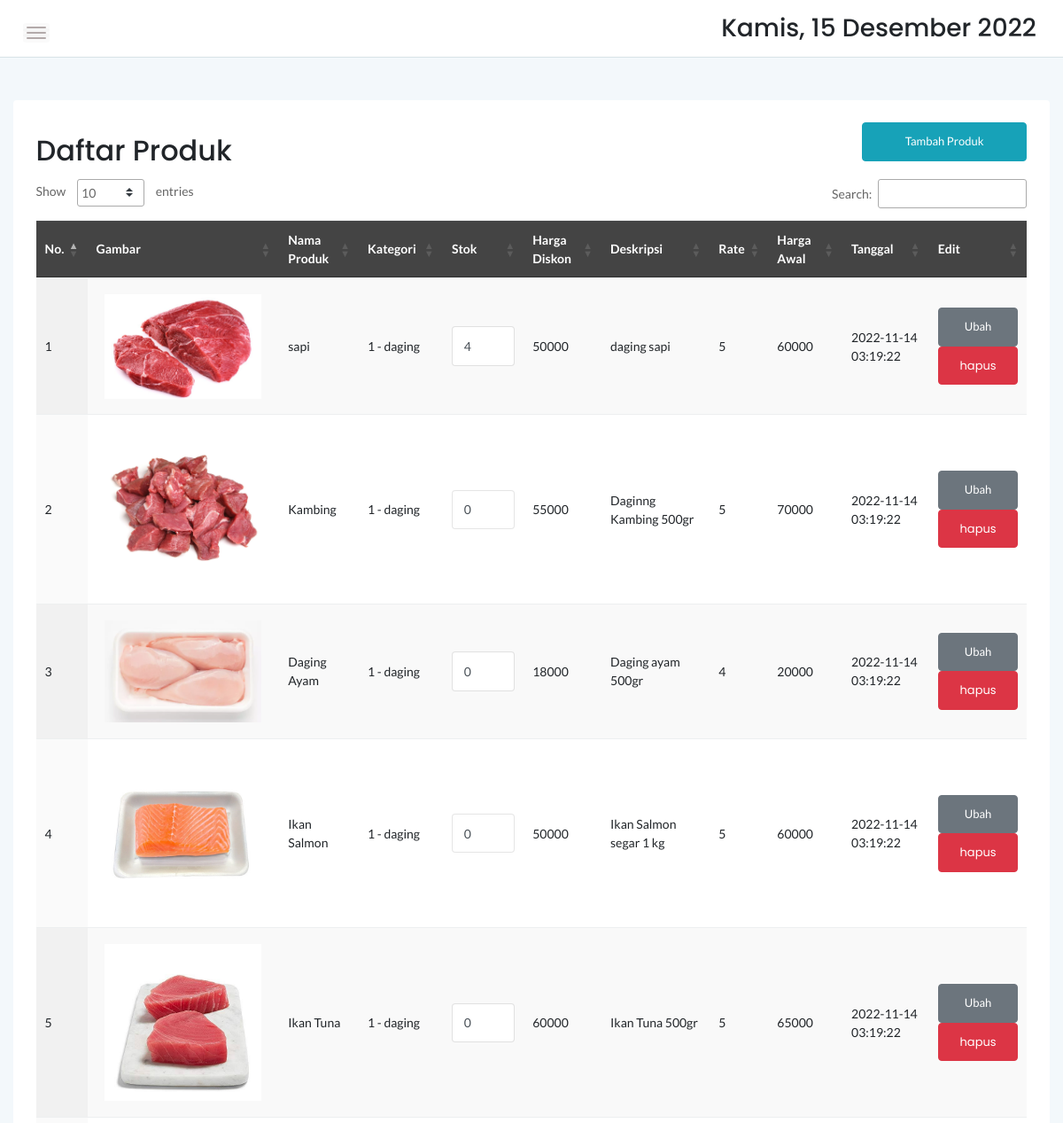
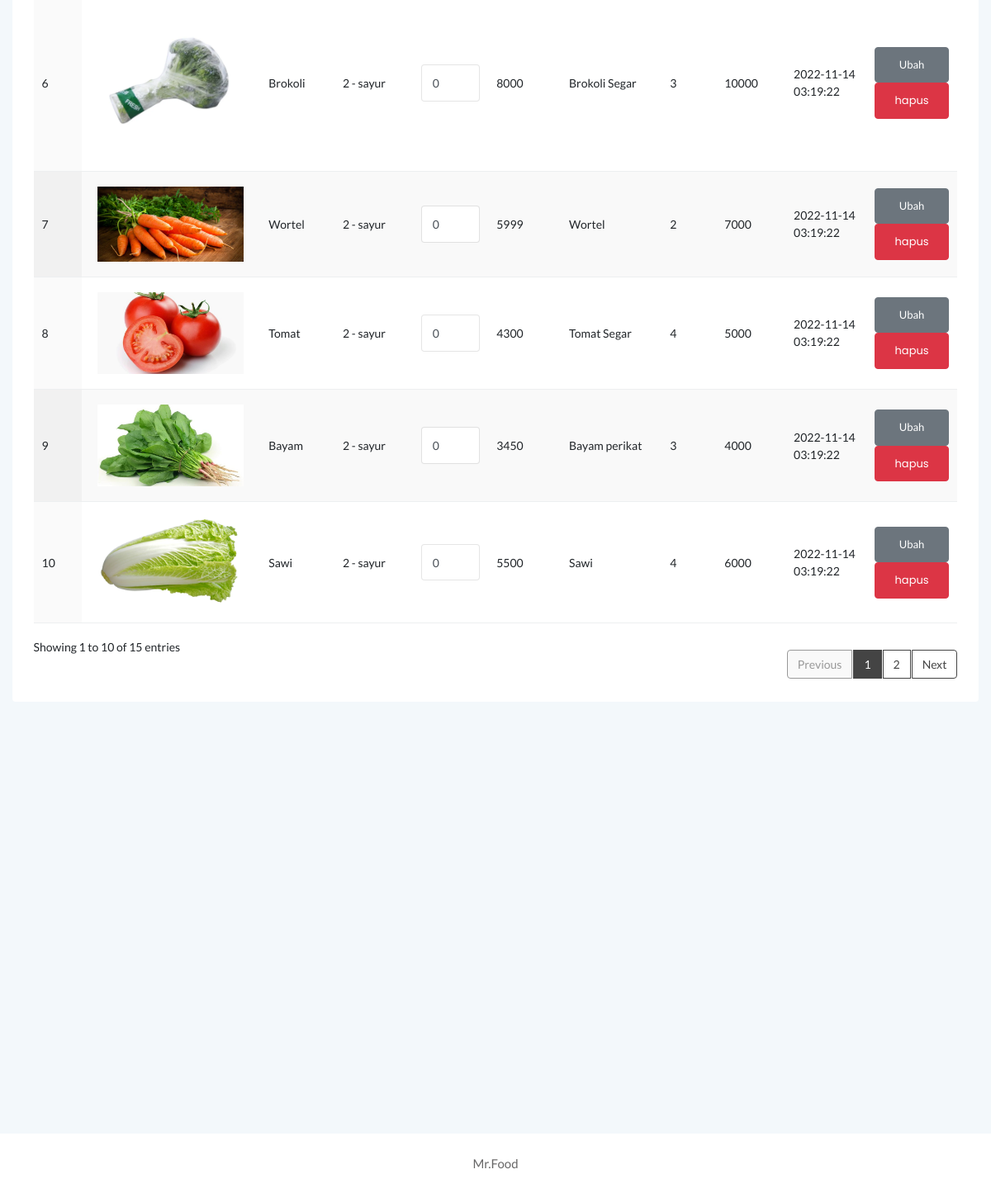
The app's page /admin/produk.php with its own data (2 pictures, top to bottom).
### tables this page shows
CREATE TABLE `produk` (
  `idproduk` int(11) NOT NULL,
  `idkategori` int(11) NOT NULL,
  `namaproduk` varchar(30) NOT NULL,
  `gambar` varchar(100) NOT NULL,
  `deskripsi` varchar(200) NOT NULL,
  `rate` int(11) NOT NULL,
  `hargabefore` int(11) NOT NULL,
  `hargaafter` int(11) NOT NULL,
  `tgldibuat` timestamp NOT NULL DEFAULT current_timestamp(),
  `stok` int(11) NOT NULL
);

CREATE TABLE `kategori` (
  `idkategori` int(11) NOT NULL,
  `namakategori` varchar(20) NOT NULL,
  `tgldibuat` timestamp NOT NULL DEFAULT current_timestamp()
);

### admin/produk.php (the view, shortened to what this page needs)
<?php
	include '../dbconnect.php';
	?>
<!doctype html>
<html class="no-js" lang="en">
<head>
    <link rel="stylesheet" href="assets/css/bootstrap.min.css">
    <link rel="stylesheet" href="assets/css/font-awesome.min.css">
    <link rel="stylesheet" href="assets/css/themify-icons.css">
    <link rel="stylesheet" href="assets/css/metisMenu.css">
    <link rel="stylesheet" href="assets/css/owl.carousel.min.css">
    <link rel="stylesheet" href="assets/css/slicknav.min.css">
    <link rel="stylesheet" href="https://www.amcharts.com/lib/3/plugins/export/export.css" type="text/css" media="all" />
	<link rel="stylesheet" type="text/css" href="https://cdn.datatables.net/1.10.20/css/jquery.dataTables.min.css">
    <link rel="stylesheet" type="text/css" href="https://cdn.datatables.net/1.10.20/css/jquery.dataTables.css">
    <link rel="stylesheet" type="text/css" href="https://cdn.datatables.net/1.10.20/css/dataTables.bootstrap4.min.css">
    <link rel="stylesheet" type="text/css" href="https://cdn.datatables.net/responsive/2.2.3/css/responsive.bootstrap.min.css">
    <link rel="stylesheet" type="text/css" href="https://cdn.datatables.net/responsive/2.2.3/css/responsive.jqueryui.min.css">
	<link rel="stylesheet" type="text/css" href="https://cdn.datatables.net/buttons/1.5.2/css/buttons.dataTables.min.css">
    <link rel="stylesheet" href="assets/css/typography.css">
    <link rel="stylesheet" href="assets/css/default-css.css">
    <link rel="stylesheet" href="assets/css/styles.css">
    <link rel="stylesheet" href="assets/css/responsive.css">
</head>
<body>
    <div class="page-container">
        <div class="main-content">
            <div class="header-area">
                <div class="row align-items-center">
                    <div class="col-md-6 col-sm-8 clearfix">
                        <div class="nav-btn pull-left">
                            <span></span>
                            <span></span>
                            <span></span>
                        </div>
                    </div>
                    <div class="col-md-6 col-sm-4 clearfix">
                        <ul class="notification-area pull-right">
                            <li><h3><div class="date">
						</b></div></h3>
						</li>
                        </ul>
                    </div>
                </div>
            </div>
            <div class="main-content-inner">
                <div class="row mt-5 mb-5">
                    <div class="col-12">
                        <div class="card">
                            <div class="card-body">
                                <div class="d-sm-flex justify-content-between align-items-center">
									<h2>Daftar Produk</h2>
									<button style="margin-bottom:20px" data-toggle="modal" data-target="#myModal" class="btn btn-info col-md-2">Tambah Produk</button>
                                </div>
                                    <div class="data-tables datatable-dark">
										 <table id="dataTable3" class="display" style="width:100%"><thead class="thead-dark">
											<tr>
												<th>No.</th>
												<th>Gambar</th>
												<th>Nama Produk</th>
												<th>Kategori</th>
												<th>Stok</th>
												<th>Harga Diskon</th>
												<th>Deskripsi</th>
												<th>Rate</th>
												<th>Harga Awal</th>
												<th>Tanggal</th>
												<th>Edit</th>
											</tr></thead><tbody>
											<?php
											$brgs=mysqli_query($conn,"SELECT * from kategori k, produk p where k.idkategori=p.idkategori order by idproduk ASC");
											$no=1;
											while($p=mysqli_fetch_assoc($brgs)){
												?>
												<tr>
													<td><?php echo $no++ ?></td>
													<td><img src="../<?php echo $p['gambar'] ?>" style="padding:5%"\></td>
													<td><?php echo $p['namaproduk'] ?></td>
													<td><?php echo $p['namakategori'] ?></td>
													<td><div class="quantity">
															<div class="quantity-select">
																<input type="number" name="jumlah" class="form-control" height="100px" value="<?php echo $p['stok'] ?>" max="5"\>
															</div>
														</div>
													</td>
													<td><?php echo $p['hargaafter'] ?></td>
													<td><?php echo $p['deskripsi'] ?></td>
													<td><?php echo $p['rate'] ?></td>
													<td><?php echo $p['hargabefore'] ?></td>
													<td><?php echo $p['tgldibuat'] ?></td>
													<td class="invert">
							<div class="rem">
								<input type="submit" name="ubah" value="Ubah" class="btn btn-secondary col-md">
								<a href="hapus.php?id=<?php echo $p['idproduk']?>" class="btn btn-danger col-md">hapus</a>
							</div>
						</td>
												</tr>
												<?php
											}
											?>
										</tbody>
										</table>
                                    </div>
								 </div>
                            </div>
                        </div>
                    </div>
                </div>
            </div>
        </div>
        <footer>
            <div class="footer-area">
                <p>Mr.Food</p>
            </div>
        </footer>
</body>
</html>

### admin/assets/css/styles.css (style rules this page uses)
.page-container { width: 100%; height: 100%; min-height: 100vh; padding-left: 280px; -webkit-transition: padding-left 0.3s ease 0s; transition: padding-left 0.3s ease 0s; }
.card { border: none; border-radius: 4px; background-color: #fff; -webkit-transition: all 0.3s ease 0s; transition: all 0.3s ease 0s; }
.card-body { padding: 25.6px; padding: 1.6rem; }
.main-content { width: 100%; background: #F3F8FB; }
.main-content-inner { padding: 0 30px 50px; }
.header-area { padding: 15px 30px; background: #fff; border-bottom: 1px solid #d8e3e7; }
.nav-btn { margin-right: 30px; margin-top: 10px; cursor: pointer; }
.nav-btn span { display: block; width: 22px; height: 2px; background: #b3aaaa; margin: 4px 0; border-radius: 15px; -webkit-transition: all 0.3s ease 0s; transition: all 0.3s ease 0s; box-shadow: 0 0 0 4px rgba(99, 96, 96, 0.03); }
.notification-area { -webkit-user-select: none; -moz-user-select: none; -ms-user-select: none; user-select: none; position: relative; z-index: 1; }
.notification-area li { display: inline-block; margin-left: 20px; cursor: pointer; -webkit-user-select: none; -moz-user-select: none; -ms-user-select: none; user-select: none; }
.footer-area { text-align: center; padding: 23px 0 19px; background: #fff; }
.footer-area p { color: #676666; margin-bottom: 0; }
.btn { padding: 11px 17px; font-size: 13px; letter-spacing: 0; }
.form-control, .form-control:focus { outline: none; box-shadow: none; }
.form-control { font-size: 14px; border: 1px solid rgba(170, 170, 170, .3); padding: 10.72px 12.8px; padding: .67rem .8rem; }
table tr th { border-bottom: none; }
table tr th, table tr td { border-top: 1px solid rgba(120, 130, 140, 0.13) !important; }
table.dataTable.no-footer { border-bottom: 1px solid rgba(120, 130, 140, 0.13) !important; }
table.dataTable thead th, table.dataTable thead td { border-bottom-color: transparent; }
.datatable-dark thead { background: #444; color: #fff; }

### admin/assets/css/responsive.css (style rules this page uses)
@media (min-width: 1200px) and (max-width: 1364px) { .main-content-inner { padding: 0 15px 50px; } }
@media (min-width: 1200px) and (max-width: 1364px) { .page-container, .sbar_collapsed.page-container { padding-left: 0; } }

### records on screen
produk: gambar (picture), namaproduk "sapi", idkategori.namakategori "1 - daging", jumlah "4", hargaafter "50000", deskripsi "daging sapi", rate "5", hargabefore "60000", tgldibuat "2022-11-14 03:19:22"
produk: gambar (picture), namaproduk "Kambing", idkategori.namakategori "1 - daging", jumlah "0", hargaafter "55000", deskripsi "Daginng Kambing 500gr", rate "5", hargabefore "70000", tgldibuat "2022-11-14 03:19:22"
produk: gambar (picture), namaproduk "Daging Ayam", idkategori.namakategori "1 - daging", jumlah "0", hargaafter "18000", deskripsi "Daging ayam 500gr", rate "4", hargabefore "20000", tgldibuat "2022-11-14 03:19:22"
produk: gambar (picture), namaproduk "Ikan Salmon", idkategori.namakategori "1 - daging", jumlah "0", hargaafter "50000", deskripsi "Ikan Salmon segar 1 kg", rate "5", hargabefore "60000", tgldibuat "2022-11-14 03:19:22"
produk: gambar (picture), namaproduk "Ikan Tuna", idkategori.namakategori "1 - daging", jumlah "0", hargaafter "60000", deskripsi "Ikan Tuna 500gr", rate "5", hargabefore "65000", tgldibuat "2022-11-14 03:19:22"
produk: gambar (picture), namaproduk "Brokoli", idkategori.namakategori "2 - sayur", jumlah "0", hargaafter "8000", deskripsi "Brokoli Segar", rate "3", hargabefore "10000", tgldibuat "2022-11-14 03:19:22"
produk: gambar (picture), namaproduk "Wortel", idkategori.namakategori "2 - sayur", jumlah "0", hargaafter "5999", deskripsi "Wortel", rate "2", hargabefore "7000", tgldibuat "2022-11-14 03:19:22"
produk: gambar (picture), namaproduk "Tomat", idkategori.namakategori "2 - sayur", jumlah "0", hargaafter "4300", deskripsi "Tomat Segar", rate "4", hargabefore "5000", tgldibuat "2022-11-14 03:19:22"
produk: gambar (picture), namaproduk "Bayam", idkategori.namakategori "2 - sayur", jumlah "0", hargaafter "3450", deskripsi "Bayam perikat", rate "3", hargabefore "4000", tgldibuat "2022-11-14 03:19:22"
produk: gambar (picture), namaproduk "Sawi", idkategori.namakategori "2 - sayur", jumlah "0", hargaafter "5500", deskripsi "Sawi", rate "4", hargabefore "6000", tgldibuat "2022-11-14 03:19:22"
